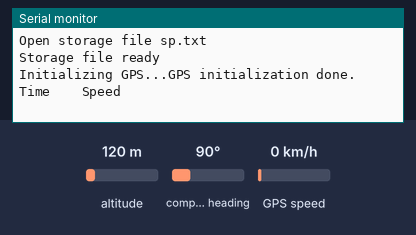
Bench run of a sketch on a simulated Arduino Uno, built with avr-gcc and run on an emulated ATmega328P. Parts: the last lines printed to the serial monitor. The test bench sets the inputs (shaded band); at power-on: GPS speed 0 km/h, altitude 120 m, compass heading 90°. Storage starts empty; the GPS gets a fix after 3 s at 37.7749, -122.4194 with 8 satellites.

Above: at 1.3 s.
1.4 s: GPS speed set to 2 km/h
At 4.4 s:
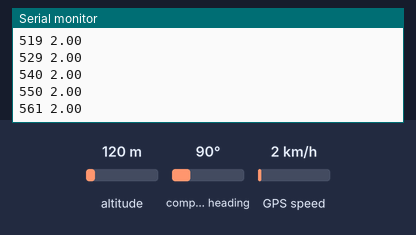
4.6 s: GPS speed set to 30 km/h
At 6.8 s:
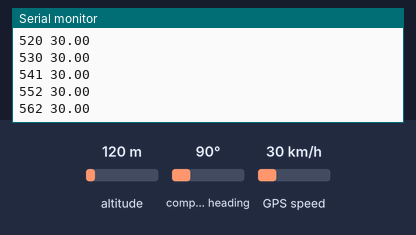
Timing chart, 0 to 8.3 s (numbered marks = the images above; inputs shaded):
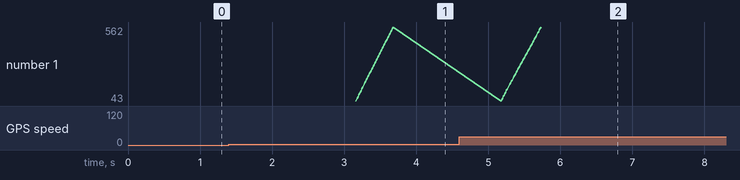

Measured:
- the behaviour switches between 0 and 1 km/h on GPS speed (found by bisection; images 0 and 1)
- after the input at 1.4 s, the serial monitor: prints a new line after 1.8 s (image 1)
- after the input at 4.6 s, the serial monitor: prints a new line after 0.58 s (image 2)
- plotted number 1: 561 → 562 after the input at 4.6 s

The sketch:

measure-rc-car-performance-using-gps.ino
```cpp
#include <SPI.h>
#include <SD.h>
#include "Storage.h"
#include "Gps.h"
#include <stdlib.h>

int storagePin = 4;

Storage storage(storagePin);
Gps gps(storagePin);

char time[20];
char speed[10];
char text[40];

float previousSpeed = 0;
int previousSpeedCount = 50;

float countdown = 0;
bool newTrack = false;

void setup() {
  Serial.begin(9600);
  while (!Serial) {
    ; // wait for serial port to connect. Needed for native USB port only
  }
  Serial.println("Starting");
  storage.setup();
  gps.setup();

  Serial.println(F("Time \t Speed"));

  storage.writeToFile(" ");
  storage.writeToFile("Time \t Speed");
}

void loop() {
  gps.readData();

  if(gps.getSpeed() - previousSpeed < 0.1) {
    previousSpeedCount = previousSpeedCount + 1;
  } else {
    previousSpeedCount = 0;
  }

  if(previousSpeedCount >= 50) {
    previousSpeed = gps.getSpeed();
    countdown = millis();
    delay(10);
    newTrack = false;
    return;
  }

  if(newTrack == false){
    Serial.println(" ");
    storage.writeToFile(" ");
    newTrack = true;
  }


  ltoa(millis()-countdown, time, 10);
  dtostrf(gps.getSpeed(), 4, 2, speed);

  strcpy(text, time);
  strcat(text, " ");
  strcat(text, speed);


  Serial.println(text);
  storage.writeToFile(text);

  previousSpeed = gps.getSpeed();

  delay(10);
}
```

Gps.cpp
```cpp
#include <TinyGPS++.h>
#include <SoftwareSerial.h>
#include "Gps.h"

SoftwareSerial gpsSerial(2, 3);
TinyGPSPlus gpsPlus;

Gps::Gps(int pin) {
  _pin = pin;
}

void Gps::setup(){
  Serial.print(F("Initializing GPS..."));
  gpsSerial.begin(9600);
  Serial.println(F("GPS initialization done."));
}

void Gps::readData(){
  /*if(gpsSerial.available() > 0)
  {
    if (gpsPlus.encode(gpsSerial.read()))
    {
      Serial.print("Speed (kph): ");
      Serial.println(gpsPlus.speed.kmph());

      Serial.print("Latitude: ");
      Serial.println(gpsPlus.location.lat(), 6);
      Serial.print("Longitude: ");
      Serial.println(gpsPlus.location.lng(), 6);
      Serial.print("Altitude: ");
      Serial.println(gpsPlus.altitude.meters());

    }
  } else {
    Serial.println("GPS not available");
  }

  if (millis() > 5000 && gpsPlus.charsProcessed() < 10)
  {
    Serial.println(F("No GPS detected: check wiring."));
    while(true);
  }
  */

  while (gpsSerial.available() > 0)
    gpsPlus.encode(gpsSerial.read());
}


double Gps::getLatitude(){
  if (gpsPlus.location.isValid())
  {
    return gpsPlus.location.lat();
  }
  else
  {
    return 0;
  }
}

double Gps::getLongitude(){
  if (gpsPlus.location.isValid())
  {
    return gpsPlus.location.lng();
  }
  else
  {
    return 0;
  }
}

double Gps::getSpeed(){
  return gpsPlus.speed.kmph();
}
```

Gps.h
```cpp
#ifndef Gps_h
#define Gps_h

#include <TinyGPS++.h>
#include <SoftwareSerial.h>

class Gps {
public:
	Gps(int pin);
  void setup();
  void readData();
  double getLatitude();
  double getLongitude();
  double getSpeed();
private:
  int _pin;
};
#endif
```

Storage.cpp
```cpp
#include "Storage.h"
#include <SPI.h>
#include <SD.h>
#include "Arduino.h"

Storage::Storage(int pin) {
	_pin = pin;
}

void Storage::setup(){
  Serial.print("Initializing SD card...");
  if (!SD.begin(_pin)) {
    Serial.println("Initialization failed!");

    while(!SD.begin(_pin)){
        Serial.println("Initialization failed!!");
    };
  }
  Serial.println("SD Card initialization done.");

  Serial.print("Open storage file ");
  Serial.println(_fileName);
  _file = SD.open(_fileName, FILE_WRITE);
  if (!_file) {
    while(!_file){
      _file = SD.open(_fileName, FILE_WRITE);
      Serial.println("Storage file not available");
      _file.println("Storage file not available");
      _file.flush();
      delay(100);
    }
  }
  Serial.println("Storage file ready");
}

void Storage::writeToFile(char* content){
  _file.println(content);
  _file.flush();
}
```

Storage.h
```cpp
#ifndef Storage_h
#define Storage_h

#include <SPI.h>
#include <SD.h>
#include "Arduino.h"

class Storage {
public:
	Storage(int pin);
  void setup();
  void writeToFile(char* content);
private:
  int _pin;
  char* _fileName = "sp.txt";
  File _file;
};
#endif
```
